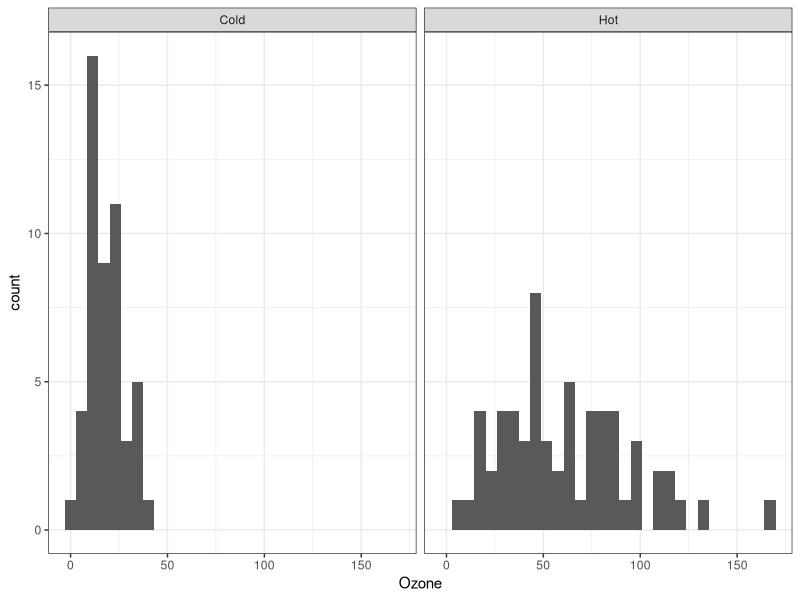
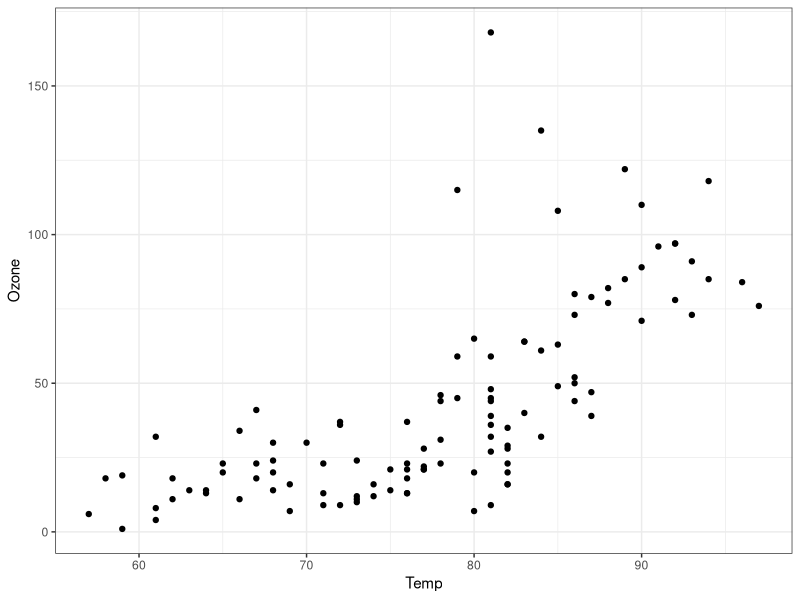
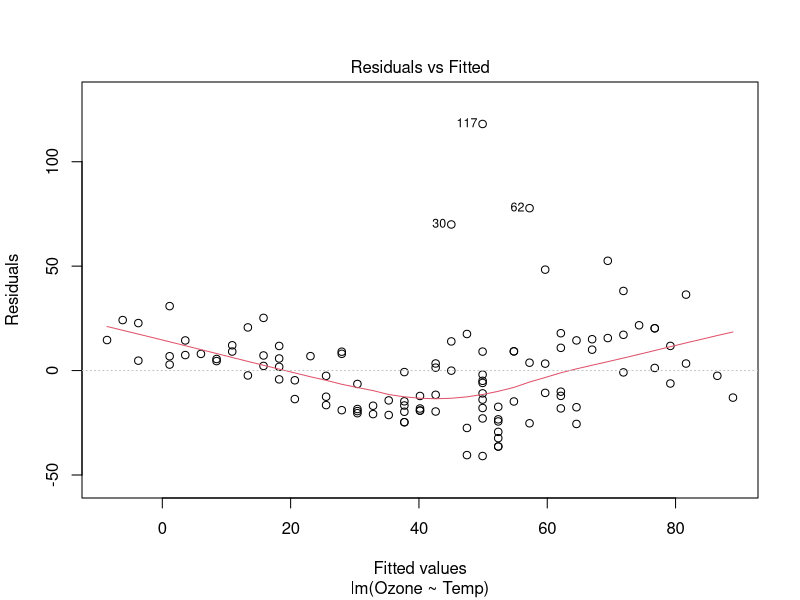
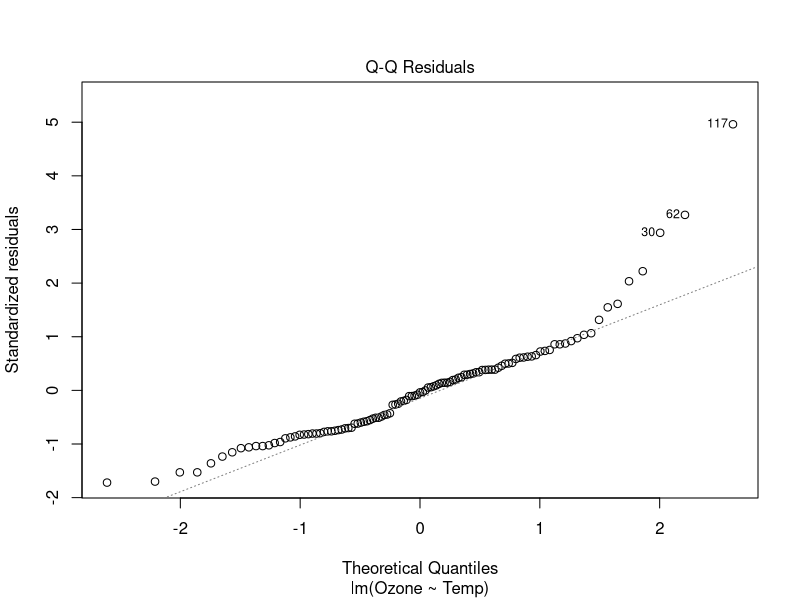
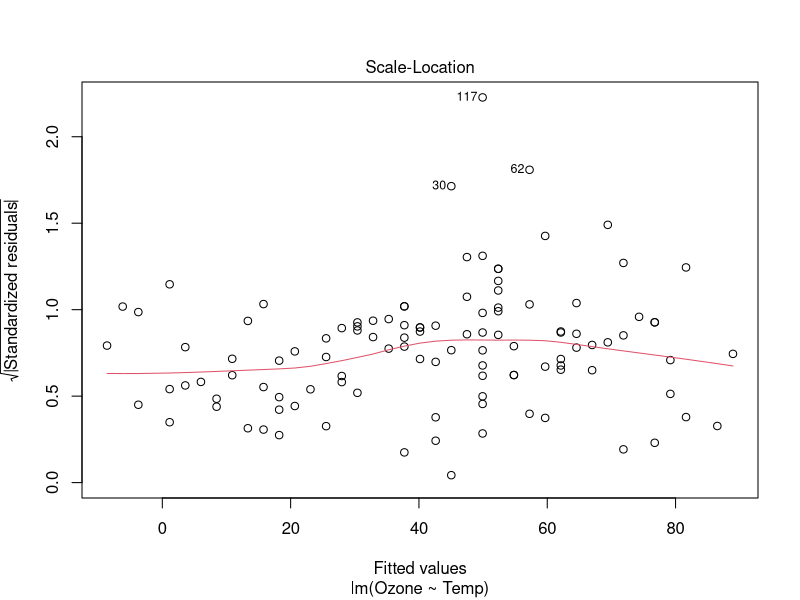
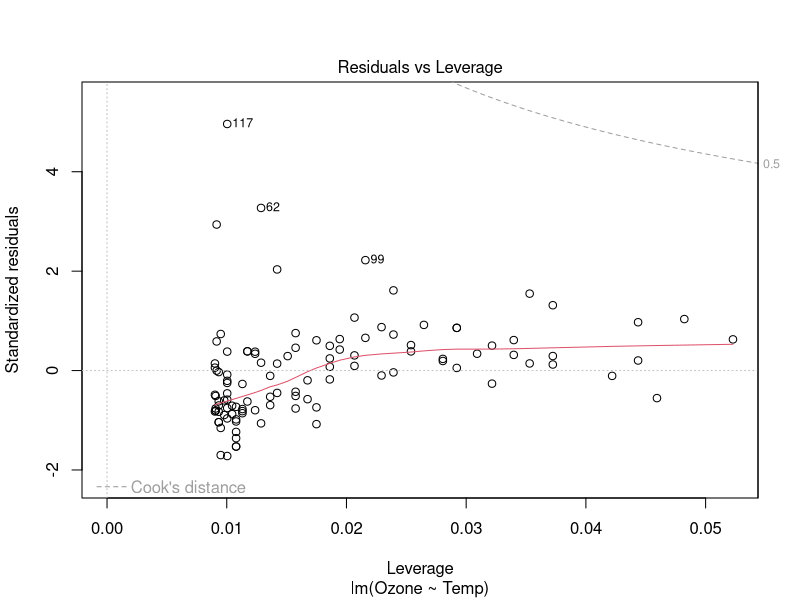

Write R code to recreate these figures, in order.
## ----setup, include=FALSE------------------------------------------------
knitr::opts_chunk$set(echo = TRUE)

## ------------------------------------------------------------------------

library(ggplot2)
library(dplyr)

# Select 
aq_obs <- airquality[complete.cases(airquality), ]

## ------------------------------------------------------------------------
aq_obs$HighTemperature <- cut(aq_obs$Temp, breaks = 2, labels = c("Cold", "Hot"))

aq_obs$HighTemperature

## ------------------------------------------------------------------------
aq_obs %>% group_by(HighTemperature) %>% summarize(mean(Ozone), median(Ozone), min(Ozone), max(Ozone))

## ------------------------------------------------------------------------

ggplot(aq_obs, aes(x = Ozone)) + geom_histogram() + facet_wrap(~HighTemperature) + theme_bw()

## ------------------------------------------------------------------------
aq_anova_model <- aov(Ozone ~ HighTemperature, data = aq_obs)
aq_anova_model

## ------------------------------------------------------------------------
summary(aq_anova_model)

## ------------------------------------------------------------------------
ggplot(aq_obs, aes(x = Temp, y = Ozone)) + geom_point() + theme_bw()

## ------------------------------------------------------------------------
temp_lm <- lm(Ozone ~ Temp, data = aq_obs)

summary(temp_lm)

## ------------------------------------------------------------------------
plot(temp_lm)

## ------------------------------------------------------------------------
temp_log_lm <- lm(log(Ozone) ~ Temp, data = aq_obs)

summary(temp_log_lm)

## ------------------------------------------------------------------------
temp_log_interaction_lm <- lm(log(Ozone) ~ Temp*Wind, data = aq_obs)
summary(temp_log_interaction_lm)

## ------------------------------------------------------------------------
temp_log_quadratic_lm <- lm(log(Ozone) ~ Temp + Wind + I(Wind^2), data = aq_obs)
summary(temp_log_quadratic_lm)

## ------------------------------------------------------------------------
icpt_model <- lm(Ozone ~ 1, data = aq_obs)
temp_model <- lm(Ozone ~ HighTemperature, data = aq_obs)

## ------------------------------------------------------------------------
summary(aq_anova_model)

# Two regressions as input gives the same result.
anova(icpt_model, temp_model)

## ------------------------------------------------------------------------
wind_model <- lm(Ozone ~ HighTemperature + Wind, data = aq_obs)
interaction_model <- lm(Ozone ~ HighTemperature + Wind + HighTemperature*Wind, data = aq_obs)


anova(icpt_model, temp_model, wind_model, interaction_model)

## ------------------------------------------------------------------------
ancova_type_mod <- lm(log(Ozone) ~ Temp + Wind, data = aq_obs)
summary(ancova_type_mod)

## ------------------------------------------------------------------------
aq_glm <- glm(HighTemperature ~ Ozone, data = aq_obs, family = binomial(link = "logit"))

summary(aq_glm)

## ---- eval = FALSE-------------------------------------------------------
## library(brms)
## aq_bayes_glm <- brm(Ozone ~ Temp, data = aq_obs)
## 
## summary(aq_bayes_glm)

